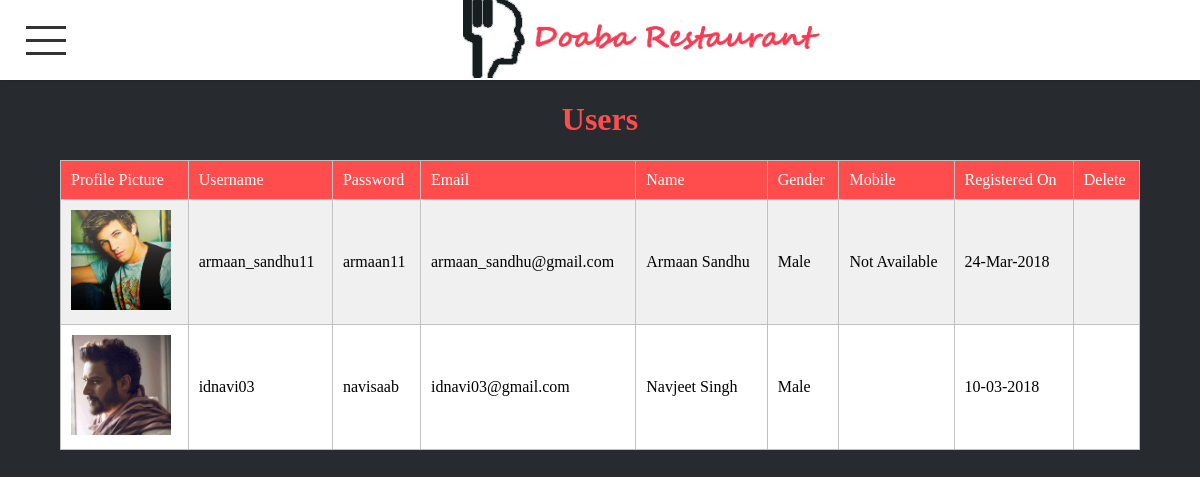
Page /Admin/user-manager.php (signed in) on the committed database.
### tables this page shows
CREATE TABLE `userinfo` (
  `uname` varchar(15) NOT NULL,
  `upass` varchar(20) NOT NULL,
  `umail` varchar(100) NOT NULL,
  `ufullname` varchar(100) NOT NULL,
  `profilepic` varchar(200) DEFAULT NULL,
  `ugender` varchar(10) DEFAULT NULL,
  `umobile` varchar(15) DEFAULT NULL,
  `ques` varchar(500) NOT NULL,
  `ans` varchar(500) NOT NULL,
  `regdate` varchar(15) NOT NULL
);

### Admin/user-manager.php (the view, shortened to what this page needs)
<?php
    if(isset($_SESSION["admin"]))
    {
        include "inc/header.php";
    }
    else
    {
        header("Location: login.php");
    }
                ?>
<h1>Users</h1>
<form method="POST">
<?php
    $users = $conn->query("SELECT * FROM userinfo");
    if($users ->num_rows !== 0)
    {
        echo "<div class='manage-container'>";
        echo "<table>";
        echo "<tr>
              <td>Profile Picture</td>
              <td>Username</td>
              <td>Password</td>
              <td>Email</td>
              <td>Name</td>
              <td>Gender</td>
              <td>Mobile</td>
              <td>Registered On</td>
              <td>Delete</td> </tr>";
        while($rows = $users ->fetch_array())
        {
             ?>
              <tr>
              <td><img src="<?php echo '../'.$rows['profilepic']; ?>" /></td>
              <td><?php echo $rows["uname"]; ?></td>
              <td><?php echo $rows["upass"]; ?></td>
              <td><?php echo $rows["umail"]; ?></td>
              <td><?php echo $rows["ufullname"]; ?></td>
              <td><?php echo $rows["ugender"]; ?></td>
              <td><?php if($rows["umobile"] === ""){ echo "Not Available";}else{ echo $rows["umobile"];} ?></td>
              <td><?php echo $rows["regdate"]; ?></td>
              <td><button name="delete" type="submit" value=<?php echo $rows["uname"] ?>><i class="fas fa-trash"></i></button></td> </tr>
             <?php
        }
        echo "</table></div>";
    }
    else
    {
       ?>
       <h1>No User Exists.</h1>
       <?php
    }
?>
</form>
</div>
</body>
</html>

### Admin/css/template.css (style rules this page uses)
* { border:none; text-decoration:none; }
h1 { color:#ff4d4d; }
.main-content .manage-container { width:90vw; height:auto; display:flex; flex-direction: column; justify-content: flex-start; align-items:center; }
.manage-container table { width:100%; border-collapse:collapse; }
.manage-container table,.manage-container table td { border:1px solid #c1c1c1; }
.manage-container table tr { background:#fff; }
.manage-container table td { padding:10px 10px; }
.manage-container table tr:nth-of-type(even) { background:#f0f0f0; }
.manage-container table tr:nth-of-type(1) { background: #ff4d4d; color:#fff; }
table td button { font-size: 20px; background:transparent; cursor:pointer; border:none; color:#444; }
table td > img { width:100px; height:100px; }

### Admin/css/header.css (style rules this page uses)
button { outline:none; }
html,body { margin:0 0 0 0; padding:0 0 0 0; overflow: hidden; }
html { font-family:'century gothic'; font-size:1em; margin:0 0 0 0; padding:0 0 0 0; }

### rows in the picture
userinfo: profilepic (picture), uname "armaan_sandhu11", upass "armaan11", umail "armaan_sandhu@gmail.com", ufullname "Armaan Sandhu", ugender "Male", umobile "Not Available", regdate "24-Mar-2018"
userinfo: profilepic (picture), uname "idnavi03", upass "navisaab", umail "idnavi03@gmail.com", ufullname "Navjeet Singh", ugender "Male", regdate "10-03-2018"
